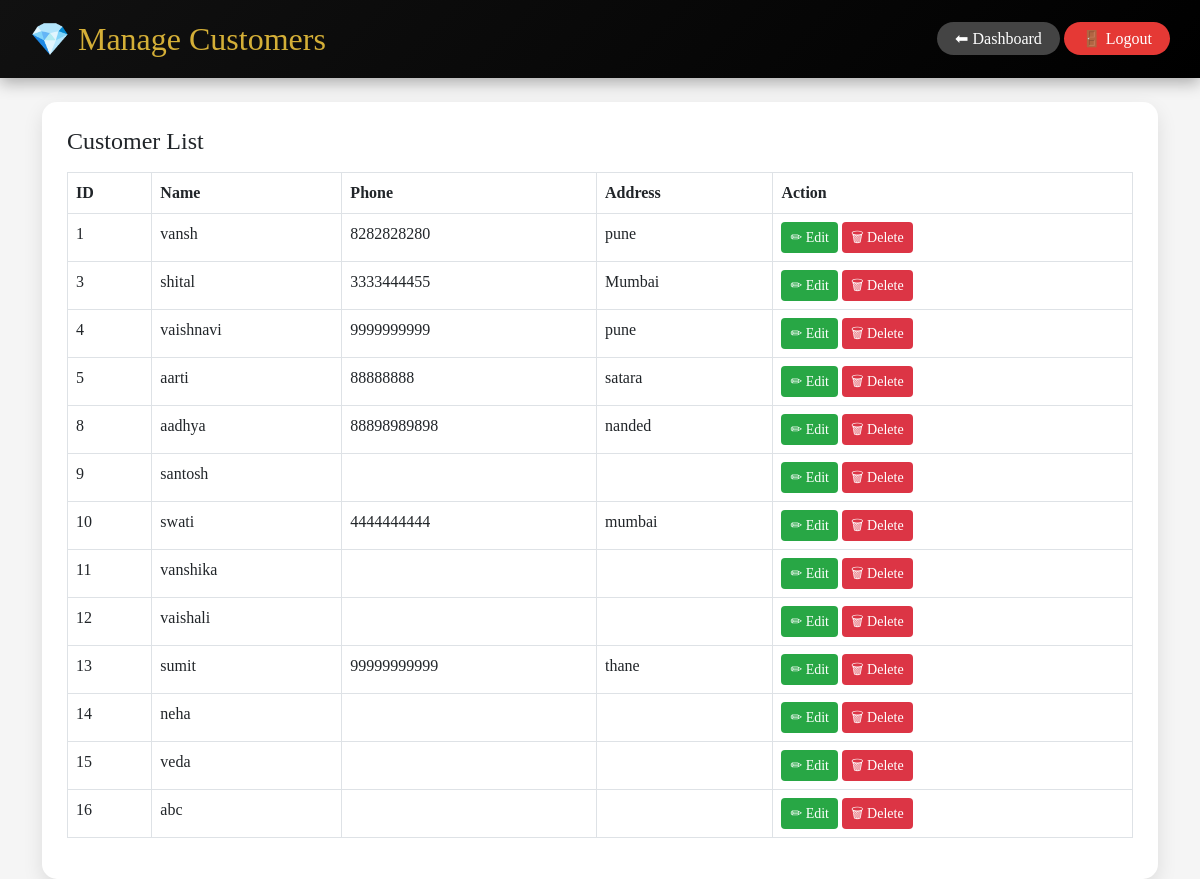
The page /admin/manage_customers.php (signed in) on the database its author committed.
### tables this page shows
CREATE TABLE `customers` (
  `customer_id` int(11) NOT NULL,
  `name` varchar(100) DEFAULT NULL,
  `phone` varchar(20) DEFAULT NULL,
  `address` varchar(200) DEFAULT NULL,
  `email` varchar(100) DEFAULT NULL,
  `password` varchar(100) DEFAULT NULL
);

### admin/manage_customers.php (the view, shortened to what this page needs)
<?php
include("../config/db.php");
$result = mysqli_query($conn,"SELECT * FROM customers");
?>
<!DOCTYPE html>
<html>
<head>
<link rel="stylesheet" href="https://cdn.jsdelivr.net/npm/bootstrap@5.3.0/dist/css/bootstrap.min.css">
</head>
<body>
<div class="header">
    <h2>💎 Manage Customers</h2>
    <div>
        <a href="dashboard.php" class="back-btn">⬅ Dashboard</a>
        <a href="logout.php" class="logout-btn">🚪 Logout</a>
    </div>
</div>
<div class="container mt-4">
<div class="card-box">
<h4 class="mb-3">Customer List</h4>
<table class="table table-bordered table-hover">
<thead>
<tr>
<th>ID</th>
<th>Name</th>
<th>Phone</th>
<th>Address</th>
<th>Action</th>
</tr>
</thead>
<tbody>
<?php while($row = mysqli_fetch_assoc($result)){ ?>
<tr>
<td><?php echo $row['customer_id']; ?></td>
<td><?php echo $row['name']; ?></td>
<td><?php echo $row['phone']; ?></td>
<td><?php echo $row['address']; ?></td>
<td>
<a href="edit_customer.php?id=<?php echo $row['customer_id']; ?>"
class="btn btn-edit btn-sm">
✏ Edit
</a>
<a href="delete_customer.php?id=<?php echo $row['customer_id']; ?>"
class="btn btn-delete btn-sm"
onclick="return confirm('Delete this customer?');">
🗑 Delete
</a>
</td>
</tr>
<?php } ?>
</tbody>
</table>
</div>
</div>
</body>
</html>

### admin/manage_customers.php (style rules this page uses)
body { margin:0; font-family:Poppins; background:#f5f5f5; }
.header { background:linear-gradient(135deg,#111,#000); color:white; padding:20px 30px; display:flex; justify-content:space-between; align-items:center; box-shadow:0 5px 15px rgba(0,0,0,0.3); }
.header h2 { color:#d4af37; margin:0; }
.back-btn { background:#444; color:white; padding:8px 18px; border-radius:20px; text-decoration:none; }
.logout-btn { background:#e53935; color:white; padding:8px 18px; border-radius:20px; text-decoration:none; }
.card-box { background:white; border-radius:15px; padding:25px; box-shadow:0 8px 20px rgba(0,0,0,0.1); }
.table thead { background:#111; color:#d4af37; }
.btn-edit { background:#28a745; color:white; }
.btn-delete { background:#dc3545; color:white; }

### rows shown on the page
customers: customer_id "1", name "vansh", phone "8282828280", address "pune"
customers: customer_id "3", name "shital", phone "3333444455", address "Mumbai"
customers: customer_id "4", name "vaishnavi", phone "9999999999", address "pune"
customers: customer_id "5", name "aarti", phone "88888888", address "satara"
customers: customer_id "8", name "aadhya", phone "88898989898", address "nanded"
customers: customer_id "9", name "santosh"
customers: customer_id "10", name "swati", phone "4444444444", address "mumbai"
customers: customer_id "11", name "vanshika"
customers: customer_id "12", name "vaishali"
customers: customer_id "13", name "sumit", phone "99999999999", address "thane"
customers: customer_id "14", name "neha"
customers: customer_id "15", name "veda"
customers: customer_id "16", name "abc"
